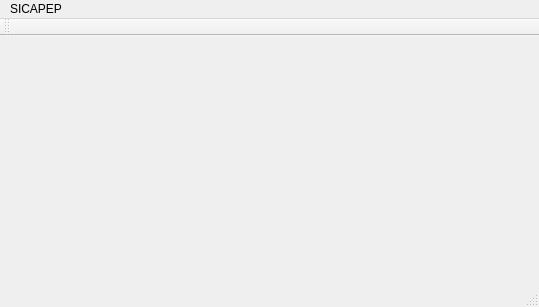
<?xml version="1.0" encoding="UTF-8"?>
<ui version="4.0">
 <class>SiCApep</class>
 <widget class="QMainWindow" name="SiCApep">
  <property name="geometry">
   <rect>
    <x>0</x>
    <y>0</y>
    <width>539</width>
    <height>307</height>
   </rect>
  </property>
  <property name="sizePolicy">
   <sizepolicy hsizetype="Expanding" vsizetype="Expanding">
    <horstretch>4</horstretch>
    <verstretch>4</verstretch>
   </sizepolicy>
  </property>
  <property name="windowTitle">
   <string>SiCApep</string>
  </property>
  <property name="locale">
   <locale language="Portuguese" country="Brazil"/>
  </property>
  <widget class="QWidget" name="centralWidget">
   <property name="sizePolicy">
    <sizepolicy hsizetype="Expanding" vsizetype="Expanding">
     <horstretch>0</horstretch>
     <verstretch>0</verstretch>
    </sizepolicy>
   </property>
   <layout class="QGridLayout" name="gridLayout_2">
    <property name="leftMargin">
     <number>30</number>
    </property>
    <property name="topMargin">
     <number>3</number>
    </property>
    <property name="rightMargin">
     <number>30</number>
    </property>
    <property name="bottomMargin">
     <number>30</number>
    </property>
    <property name="horizontalSpacing">
     <number>6</number>
    </property>
    <item row="0" column="0">
     <widget class="QStackedWidget" name="stackedWidget">
      <property name="sizePolicy">
       <sizepolicy hsizetype="Expanding" vsizetype="Expanding">
        <horstretch>0</horstretch>
        <verstretch>0</verstretch>
       </sizepolicy>
      </property>
      <property name="font">
       <font>
        <family>Arial</family>
       </font>
      </property>
      <property name="currentIndex">
       <number>3</number>
      </property>
      <widget class="QWidget" name="mainPage">
       <layout class="QGridLayout" name="gridLayoutMainPage" rowstretch="0,0">
        <property name="leftMargin">
         <number>7</number>
        </property>
        <property name="topMargin">
         <number>14</number>
        </property>
        <property name="rightMargin">
         <number>7</number>
        </property>
        <property name="bottomMargin">
         <number>7</number>
        </property>
        <property name="spacing">
         <number>30</number>
        </property>
        <item row="0" column="0">
         <widget class="QPushButton" name="pushButtonVendas">
          <property name="sizePolicy">
           <sizepolicy hsizetype="Expanding" vsizetype="Expanding">
            <horstretch>0</horstretch>
            <verstretch>0</verstretch>
           </sizepolicy>
          </property>
          <property name="font">
           <font>
            <family>Arial</family>
            <pointsize>14</pointsize>
            <weight>75</weight>
            <bold>true</bold>
            <strikeout>false</strikeout>
            <kerning>true</kerning>
           </font>
          </property>
          <property name="toolTip">
           <string>&lt;html&gt;&lt;head/&gt;&lt;body&gt;&lt;p&gt;Mostra o menu de vendas&lt;/p&gt;&lt;/body&gt;&lt;/html&gt;</string>
          </property>
          <property name="text">
           <string extracomment="Mostra o menu de vendas">Vendas</string>
          </property>
          <property name="flat">
           <bool>false</bool>
          </property>
         </widget>
        </item>
        <item row="0" column="1">
         <widget class="QPushButton" name="pushButtonProdutos">
          <property name="sizePolicy">
           <sizepolicy hsizetype="Expanding" vsizetype="Expanding">
            <horstretch>0</horstretch>
            <verstretch>0</verstretch>
           </sizepolicy>
          </property>
          <property name="font">
           <font>
            <family>Arial</family>
            <pointsize>14</pointsize>
            <weight>75</weight>
            <bold>true</bold>
           </font>
          </property>
          <property name="toolTip">
           <string extracomment="Abre menu de Produtos">&lt;html&gt;&lt;head/&gt;&lt;body&gt;&lt;p&gt;Mostra o meno de Produtos&lt;/p&gt;&lt;/body&gt;&lt;/html&gt;</string>
          </property>
          <property name="text">
           <string>Produtos</string>
          </property>
          <property name="autoDefault">
           <bool>false</bool>
          </property>
         </widget>
        </item>
        <item row="0" column="2">
         <widget class="QPushButton" name="pushButtonContas">
          <property name="sizePolicy">
           <sizepolicy hsizetype="Expanding" vsizetype="Expanding">
            <horstretch>0</horstretch>
            <verstretch>0</verstretch>
           </sizepolicy>
          </property>
          <property name="font">
           <font>
            <family>Arial</family>
            <pointsize>14</pointsize>
            <weight>75</weight>
            <bold>true</bold>
           </font>
          </property>
          <property name="text">
           <string>Contas</string>
          </property>
         </widget>
        </item>
        <item row="1" column="0">
         <widget class="QPushButton" name="pushButtonUsuarios">
          <property name="sizePolicy">
           <sizepolicy hsizetype="Expanding" vsizetype="Expanding">
            <horstretch>0</horstretch>
            <verstretch>0</verstretch>
           </sizepolicy>
          </property>
          <property name="font">
           <font>
            <family>Arial</family>
            <pointsize>14</pointsize>
            <weight>75</weight>
            <bold>true</bold>
           </font>
          </property>
          <property name="text">
           <string>Usuário</string>
          </property>
         </widget>
        </item>
       </layout>
      </widget>
      <widget class="QWidget" name="vendaPage">
       <property name="sizePolicy">
        <sizepolicy hsizetype="Expanding" vsizetype="Expanding">
         <horstretch>0</horstretch>
         <verstretch>0</verstretch>
        </sizepolicy>
       </property>
       <layout class="QGridLayout" name="gridLayoutProdutosPage">
        <property name="leftMargin">
         <number>7</number>
        </property>
        <property name="topMargin">
         <number>7</number>
        </property>
        <property name="rightMargin">
         <number>7</number>
        </property>
        <property name="bottomMargin">
         <number>7</number>
        </property>
        <property name="spacing">
         <number>40</number>
        </property>
        <item row="1" column="1">
         <widget class="QPushButton" name="pushButtonVendaMenuInicial">
          <property name="sizePolicy">
           <sizepolicy hsizetype="Expanding" vsizetype="Expanding">
            <horstretch>0</horstretch>
            <verstretch>0</verstretch>
           </sizepolicy>
          </property>
          <property name="font">
           <font>
            <pointsize>14</pointsize>
            <weight>75</weight>
            <bold>true</bold>
           </font>
          </property>
          <property name="text">
           <string>Menu Inicial</string>
          </property>
         </widget>
        </item>
        <item row="1" column="0">
         <widget class="QPushButton" name="pushButtonRelatorioVendas">
          <property name="sizePolicy">
           <sizepolicy hsizetype="Expanding" vsizetype="Expanding">
            <horstretch>0</horstretch>
            <verstretch>0</verstretch>
           </sizepolicy>
          </property>
          <property name="font">
           <font>
            <pointsize>14</pointsize>
            <weight>75</weight>
            <bold>true</bold>
           </font>
          </property>
          <property name="text">
           <string>Relatório de Vendas</string>
          </property>
         </widget>
        </item>
        <item row="0" column="1">
         <widget class="QPushButton" name="pushButtonHistoricoVendas">
          <property name="sizePolicy">
           <sizepolicy hsizetype="Expanding" vsizetype="Expanding">
            <horstretch>0</horstretch>
            <verstretch>0</verstretch>
           </sizepolicy>
          </property>
          <property name="font">
           <font>
            <family>Arial</family>
            <pointsize>14</pointsize>
            <weight>75</weight>
            <bold>true</bold>
           </font>
          </property>
          <property name="toolTip">
           <string extracomment="Abre menu de Historico de Vendas">&lt;html&gt;&lt;head/&gt;&lt;body&gt;&lt;p&gt;Mostra o meno de Produtos&lt;/p&gt;&lt;/body&gt;&lt;/html&gt;</string>
          </property>
          <property name="text">
           <string>Menu de Vendas</string>
          </property>
          <property name="autoDefault">
           <bool>false</bool>
          </property>
         </widget>
        </item>
        <item row="0" column="0">
         <widget class="QPushButton" name="pushButtonNovaVenda">
          <property name="sizePolicy">
           <sizepolicy hsizetype="Expanding" vsizetype="Expanding">
            <horstretch>0</horstretch>
            <verstretch>0</verstretch>
           </sizepolicy>
          </property>
          <property name="font">
           <font>
            <family>Arial</family>
            <pointsize>14</pointsize>
            <weight>75</weight>
            <bold>true</bold>
            <strikeout>false</strikeout>
            <kerning>true</kerning>
           </font>
          </property>
          <property name="toolTip">
           <string>&lt;html&gt;&lt;head/&gt;&lt;body&gt;&lt;p&gt;Mostra o menu de nova vendas&lt;/p&gt;&lt;/body&gt;&lt;/html&gt;</string>
          </property>
          <property name="text">
           <string extracomment="Mostra o menu de nova vendas">Nova Venda</string>
          </property>
          <property name="flat">
           <bool>false</bool>
          </property>
         </widget>
        </item>
       </layout>
      </widget>
      <widget class="QWidget" name="produtosPage">
       <property name="sizePolicy">
        <sizepolicy hsizetype="Expanding" vsizetype="Expanding">
         <horstretch>0</horstretch>
         <verstretch>0</verstretch>
        </sizepolicy>
       </property>
       <layout class="QGridLayout" name="gridLayout">
        <property name="leftMargin">
         <number>7</number>
        </property>
        <property name="topMargin">
         <number>7</number>
        </property>
        <property name="rightMargin">
         <number>7</number>
        </property>
        <property name="bottomMargin">
         <number>7</number>
        </property>
        <property name="spacing">
         <number>40</number>
        </property>
        <item row="0" column="1">
         <widget class="QPushButton" name="pushButtonModificarProduto">
          <property name="sizePolicy">
           <sizepolicy hsizetype="Expanding" vsizetype="Expanding">
            <horstretch>0</horstretch>
            <verstretch>0</verstretch>
           </sizepolicy>
          </property>
          <property name="font">
           <font>
            <pointsize>14</pointsize>
            <weight>75</weight>
            <bold>true</bold>
           </font>
          </property>
          <property name="text">
           <string>Modificar Produto</string>
          </property>
         </widget>
        </item>
        <item row="0" column="0">
         <widget class="QPushButton" name="pushButtonCadastrarProduto">
          <property name="sizePolicy">
           <sizepolicy hsizetype="Expanding" vsizetype="Expanding">
            <horstretch>0</horstretch>
            <verstretch>0</verstretch>
           </sizepolicy>
          </property>
          <property name="font">
           <font>
            <pointsize>14</pointsize>
            <weight>75</weight>
            <bold>true</bold>
           </font>
          </property>
          <property name="text">
           <string>Cadastrar Produto</string>
          </property>
         </widget>
        </item>
        <item row="1" column="0">
         <widget class="QPushButton" name="pushButtonProdutosMenuInicial">
          <property name="sizePolicy">
           <sizepolicy hsizetype="Expanding" vsizetype="Expanding">
            <horstretch>0</horstretch>
            <verstretch>0</verstretch>
           </sizepolicy>
          </property>
          <property name="font">
           <font>
            <pointsize>14</pointsize>
            <weight>75</weight>
            <bold>true</bold>
           </font>
          </property>
          <property name="text">
           <string>Menu Inicial</string>
          </property>
         </widget>
        </item>
       </layout>
      </widget>
      <widget class="QWidget" name="novaVendaPage"/>
     </widget>
    </item>
   </layout>
  </widget>
  <widget class="QToolBar" name="mainToolBar">
   <property name="sizePolicy">
    <sizepolicy hsizetype="Expanding" vsizetype="Fixed">
     <horstretch>0</horstretch>
     <verstretch>0</verstretch>
    </sizepolicy>
   </property>
   <attribute name="toolBarArea">
    <enum>TopToolBarArea</enum>
   </attribute>
   <attribute name="toolBarBreak">
    <bool>false</bool>
   </attribute>
  </widget>
  <widget class="QStatusBar" name="statusBar"/>
  <widget class="QMenuBar" name="menuBar">
   <property name="geometry">
    <rect>
     <x>0</x>
     <y>0</y>
     <width>539</width>
     <height>21</height>
    </rect>
   </property>
   <property name="font">
    <font>
     <family>Arial</family>
    </font>
   </property>
   <widget class="QMenu" name="menuSICAPEP">
    <property name="title">
     <string>SICAPEP</string>
    </property>
    <addaction name="actionInfo"/>
    <addaction name="actionExit"/>
   </widget>
   <addaction name="menuSICAPEP"/>
  </widget>
  <action name="actionInfo">
   <property name="text">
    <string>Info</string>
   </property>
  </action>
  <action name="actionExit">
   <property name="text">
    <string>Exit</string>
   </property>
  </action>
 </widget>
 <resources/>
 <connections/>
</ui>
